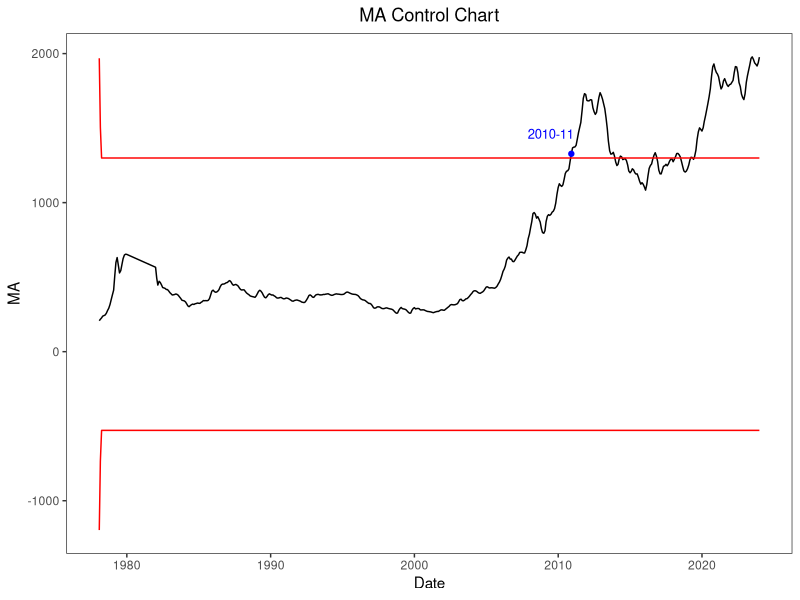

Write R code to recreate this figure.
library(readr)
library(ggplot2)

# Load data
Golden <- read_csv("price.csv")
price <- Golden$price
Date <- as.Date(Golden$Date)

x <- price
mu <- mean(x[1:337])
sigma <- sd(x)
n <- length(x)

# set parameter
window=3
L=2.949

# weight of MA
RL = wt = vj = c()
for(i in 1:n){ 
  if(i >= window){
    wt[i] = 1 / window
  }
  else{
    wt[i] = 1 / i
  }
}
for(j in 1:n){ 
  if(j >= window){
    vj[j] = (sigma^2) / window
  }
  else{
    vj[j] = (sigma^2) / j 
  }
}

# compute statistic of MA, UCL and LCL
ma = ucl = lcl = c()
for(j in 1:n){
  if(j < window){
    ma[j] = mean(x[1:j])
  }
  else{
    ma[j] = mean(x[(j-window+1):j])
  }
  ucl[j] = mu+L*sqrt(vj[j])
  lcl[j] = mu-L*sqrt(vj[j])
}

# Find the first index that exceeds the control limit
exceed_indices <- which(ma > ucl)[1]

ma_df <- data.frame(Date = Date, MA = ma, UCL = ucl, LCL = lcl)

ggplot(ma_df, aes(x = Date)) +
  geom_line(aes(y = MA), color = "black") +
  geom_line(aes(y = UCL), color = "red", linetype = "solid") +
  geom_line(aes(y = LCL), color = "red", linetype = "solid") +
  labs(x = "Date", y = "MA", title = "MA Control Chart") +
  theme_bw() + 
  theme(panel.grid = element_blank()) +
  theme(plot.title = element_text(hjust = 0.5)) +
  geom_point(data = ma_df[exceed_indices, ], aes(x = Date, y = MA), color = "blue", size = 1.5) +
  geom_text(data = ma_df[exceed_indices, ], aes(x = Date, y = MA, label = format(Date, "%Y-%m")), vjust = -1.5, hjust = 0.95, color = "blue", size = 3.3)

